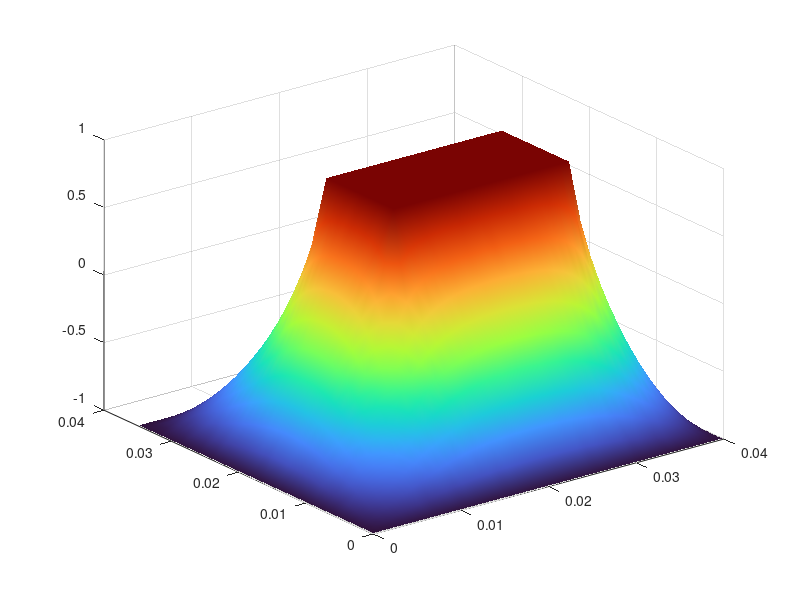

Recreate this plot in MATLAB. (Note: this script raises an error after producing the figure.)
clear all; 
close all;

ax = 0.02;
ay = 0.01;
bx = 0.04;
bly = 0.01;
bhy = 0.015;
VA = 1.0;
VB = -1.0;
d = 0.001;
EPS0 = 8.8542*10^(-12);
presidue = 1e-4;

XAxis=bx;
YAxis=bly + ay +bhy;

NumX = round(XAxis/d) + 1;
NumY = round(YAxis/d) + 1;

distanceX = XAxis/(NumX-1);
distanceY = YAxis/(NumY-1);
x = linspace(0, XAxis, NumX);
y = linspace(0, YAxis, NumY);

left_gap = (bx-ax)/2;
xL = left_gap; 
xR = XAxis - left_gap; 
yB = bly; 
yT = bly + ay;

iLeft = round(xL/distanceX)+1;
iRight = round(xR/distanceX)+1;
jBottom = round(yB/distanceY)+1;
jTop = round(yT/distanceY)+1;

potential = zeros(NumX, NumY);

potential(1,:)=VB;
potential(end,:)=VB;
potential(:,1)=VB;
potential(:,end)=VB;

inner=false(NumX,NumY);
inner(iLeft:iRight,jBottom:jTop)=true;
potential(inner) = VA;

dielectric = true(NumX, NumY);
dielectric(1,:) = false;
dielectric(end,:) = false;
dielectric(:,1) = false;
dielectric(:,end) = false;
dielectric(inner) = false;

Maxiterations = 1e6;
iterations = 0;


while true
    iterations = iterations + 1;
    potentialNew = potential;
    for i = 2:NumX-1
        for j = 2:NumY-1
            if dielectric(i,j)
                potentialNew(i,j)=0.25*(potential(i+1,j)+potential(i-1,j)+potential(i,j+1)+potential(i,j-1));
            end
        end
    end
    delta = abs(potentialNew(dielectric)-potential(dielectric));
    Maxchange = max(delta);
    if (Maxchange<presidue)||(iterations>=Maxiterations)
        potential=potentialNew;
        break;
    end
    potential=potentialNew;
end

%Part A
[Xm, Ym] = meshgrid(x, y);
figure('Name','Part (A) 3D Surface of V');
S = surf(Xm, Ym, potential', 'EdgeColor','none', 'FaceColor','interp');
colormap(turbo(256));       
clim([VB VA]);             
shading interp;
xlabel('x [m]'); 
ylabel('y [m]'); 
zlabel('V [V]');
title('Part (A) 3D surface of V');
view(35,30); 
grid on;

%Part B
Ex=zeros(NumX, NumY);
Ey=zeros(NumX, NumY);
Ex(2:NumX-1,:)=-(potential(3:NumX,:)-potential(1:NumX-2,:))/(2*distanceX);
Ey(:,2:NumY-1)=-(potential(:,3:NumY)-potential(:,1:NumY-2))/(2*distanceY);
Ex(1,:)=-(potential(2,:)-potential(1,:))/distanceX;
Ex(end,:)=-(potential(end,:)-potential(end-1,:))/distanceX;
Ey(:,1)=-(potential(:,2)-potential(:,1))/distanceY;
Ey(:,end)=-(potential(:,end)-potential(:,end-1))/distanceY;
Ex(inner)=NaN;  
Ey(inner)=NaN;
figure('Name','Part (B) Electric Field');
quiver(Xm, Ym, Ex', Ey', 'AutoScale','on');
axis equal tight; 
grid on;
xlabel('x [m]'); ylabel('y [m]');
title('Part (B) Electric Field');

%Part C
jInnerTop=jTop;         
jAboveInner=jTop + 1;    
iSpanInner=iLeft:iRight; 
EinnerTop=-(potential(iSpanInner,jAboveInner)-potential(iSpanInner,jInnerTop))/distanceY;
sigmaInnerTop=EPS0*EinnerTop;
xInner=x(iSpanInner);
jOuterBottom=1;
jAboveOuter=2;
iSpanOuter=1:NumX;
EouterBottom=-(potential(iSpanOuter,jAboveOuter)-potential(iSpanOuter,jOuterBottom))/distanceY;
sigmaOuterBottom=EPS0*EouterBottom;
xOuter=x(iSpanOuter);
figure('Name','Part (C) Surface Charge Densities');
plot(xInner, sigmaInnerTop, 'LineWidth', 1.8); hold on;
plot(xOuter, sigmaOuterBottom, 'LineWidth', 1.8);
grid on; xlabel('x [m]'); ylabel('\sigma [C/m^2]');
title('Part (C) Surface Charge Density: Inner Top (Blue) vs Outer Bottom (Orange)');
xlim([0, XAxis]);
